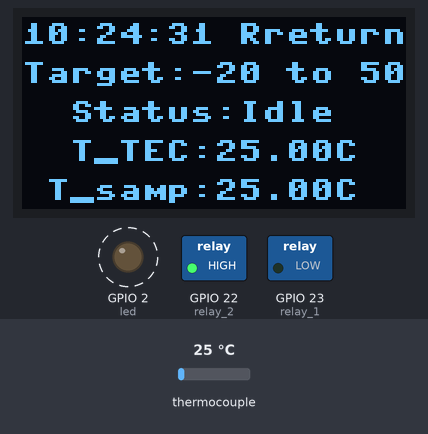
Recording of a program running on a simulated ESP32 board running MicroPython. On the bench: 128×64 one-colour display, switched loads named in the program (green lamp = pin HIGH), output pins drawn as LEDs (lit = HIGH). Dashed ring = blinking. The test bench sets the inputs (shaded band); at power-on: thermocouple 25 °C. The clock reads 2024-03-15 10:24:30 at power-on unless the program sets it; pins used as bus, display or sensor lines are not drawn; what the program prints to the serial console is not drawn.

Above: at 1.2 s.
1.3 s: thermocouple set to 48 °C
At 3.0 s:
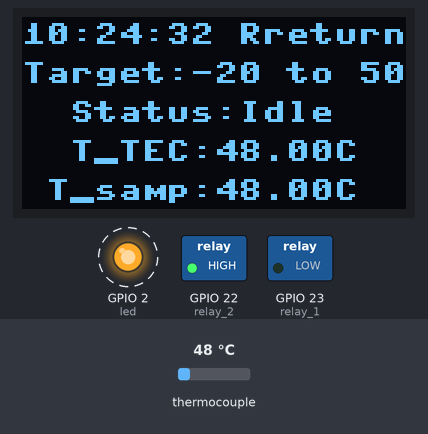
4.0 s: thermocouple set to 54 °C
At 6.0 s:
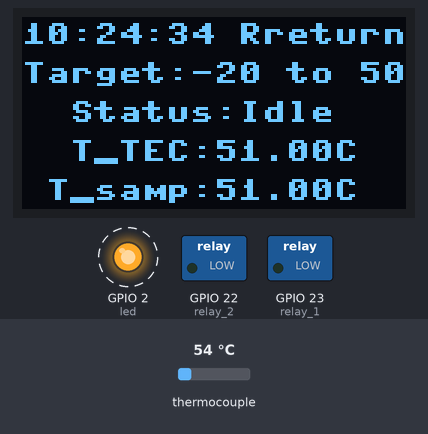
7.0 s: thermocouple set to 6 °C
At 8.6 s:
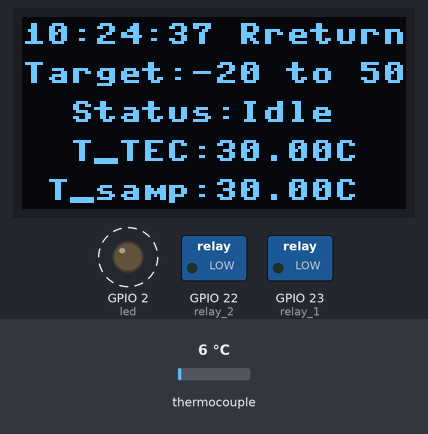
Timing chart, 0 to 15.7 s (numbered marks = the images above; inputs shaded):
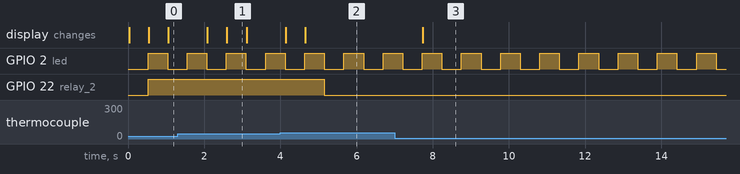

The program:

R_return_line-v1.0.1.py
```python
from machine import Pin, SoftSPI
from max31855 import MAX31855
from ssd1306 import SSD1306_SPI
import time, ntptime

#############################
#############################
###### Key Parameters #######
#############################
Tmax = [50,55,60]
Tmin = [-20,-15,-10]
Tamb = 26 #当前环境温度/水冷温度
Systemstate = 0 # 0 空置 ，1冷却，2加热
holding_time = 0 # 稳定时间
Loopnow = 1 #目标轮次

def time_init():
    ntptime.NTP_DELTA = 3155644800
    ntptime.host = 'ntp1.aliyun.com'
    ntptime.settime()

def peripheral_init():
    ##########################
    ##### Pin of LED #########
    ##########################
    led = Pin(2, mode=Pin.OUT, value=0) # Defining Work Status Lights
    ##########################
    #### SPI of MAX31855 #####
    ##########################
    #U2 TC1
    spi_max31855_tec = SoftSPI(baudrate=800000, polarity=1, sck=Pin(13), miso=Pin(12), mosi=Pin(14)) # Create SoftSPI at frequency of 800kHz
    cs_max31855_tec = Pin(33, mode=Pin.OUT, value=1) # Create chip-select on pin 33, when cs(0),chip works.
    #U3 TC2
    spi_max31855_samp = SoftSPI(baudrate=800000, polarity=1, sck=Pin(13), miso=Pin(12), mosi=Pin(14)) # Create SoftSPI at frequency of 800kHz
    cs_max31855_samp = Pin(25, mode=Pin.OUT, value=1) # Create chip-select on pin 33, when cs(0),chip works.
    ##########################
    ##### SPI of OLED ########
    ##########################
    spi_oled = SoftSPI(baudrate=800000, polarity=1, sck=Pin(13), miso=Pin(12), mosi=Pin(14))
    cs_oled = Pin(32, mode=Pin.OUT)
    dc_oled = Pin(27, mode=Pin.OUT)
    res_oled = Pin(26, mode=Pin.OUT)
    return led, spi_max31855_tec, cs_max31855_tec, spi_max31855_samp, cs_max31855_samp, spi_oled, cs_oled, dc_oled, res_oled

def relay_init():
    relay_1 = Pin(23, mode=Pin.OUT, value=0)   #TEC
    relay_2 = Pin(22, mode=Pin.OUT, value=0)   #Heater
    relay_3 = Pin(21, mode=Pin.OUT, value=0)   #D610
    relay_4 = Pin(19, mode=Pin.OUT, value=0)   #T630C
    return relay_1, relay_2, relay_3, relay_4

def relay_state(relay):
    state=relay()
    if state == 1:
        return "On"
    else:
        return "Off"

def get_time():
    mytime = time.localtime()
    #mytime = "%d-%d-%d %d:%d:%d"%(mytime[0],mytime[1],mytime[2],mytime[3]+8,mytime[4],mytime[5])
    mytime = "%d-%d-%d %02d:%02d:%02d"%(mytime[0],mytime[1],mytime[2],mytime[3]+8,mytime[4],mytime[5])
    return mytime

def sensor_init(spi_tec, cs_tec, spi_samp, cs_samp):
    tc_tec = MAX31855(spi_tec, cs_tec)
    tc_samp = MAX31855(spi_samp, cs_samp)
    return tc_tec, tc_samp

def temprature_init():
    temperature_history_tec=[0, 0, 0, 0]
    temperature_history_tec[0] = tc_tec.read()
    temperature_history_tec[1] = tc_tec.read()
    temperature_history_tec[2] = tc_tec.read()
    temperature_history_tec[3] = tc_tec.read()
    temperature_history_samp=[0, 0, 0, 0]
    temperature_history_samp[0] = tc_tec.read()
    temperature_history_samp[1] = tc_tec.read()
    temperature_history_samp[2] = tc_tec.read()
    temperature_history_samp[3] = tc_tec.read()
    return temperature_history_tec, temperature_history_samp

def mean_filtering_max31855(temperature_history,tc):
    temperature_history[0:3] = temperature_history[1:4]
    temperature_history[3] = tc.read()
    temperature_now = (sum(temperature_history)-max(temperature_history)-min(temperature_history))/2
    return temperature_history, temperature_now

def holding_control(Ttarget):
    if temperature_now_samp < Ttarget:
        if temperature_now_samp > (Tamb-5): #环境无法提供大幅升温
            relay_1.off() # TEC
            relay_2.on() # Heater
            Systemstate = 2 # Heating
        else:
            relay_1.off()
            relay_2.off()
            Systemstate = 0 #Idle
    else:
        if temperature_now_samp < (Tamb+15): #环境无法提供大幅降温
            relay_1.on() #TEC
            relay_2.off() #Heater
            Systemstate = 1 # Cooling
        else: #室温温差足够大
            relay_1.off() #TEC
            relay_2.off() #Heater
            Systemstate = 0 #Idle
    return Systemstate

def pc_print():
    print(get_time(), " TEC温度：", temperature_now_tec, "℃", " Samp温度：", temperature_now_samp, "℃",
          " TEC:", relay_state(relay_1), " Heater:", relay_state(relay_2))

def oled_print():
    oled.fill(0)
    nowtime=time.localtime()
    oled.text("%02d:%02d:%02d"%(nowtime[3],nowtime[4],nowtime[5]),0,2,1)
    oled.text("Rreturn",72,2,1) #Mode
    oled.text("Target:%d to %d"%(Tmin[Loopnow-1],Tmax[Loopnow-1]),0,15,1)
    oled.text("  T_TEC:%.2fC"%temperature_now_tec,0,41,1) #TEC温度
    oled.text(" T_samp:%.2fC"%temperature_now_samp,0,54,1) #Samp温度
    #Status print
    if Systemstate == 0:
        oled.text("  Status:Idle",0,28,1)
    elif Systemstate == 1:
        oled.text(" Status:Cooling",0,28,1)
    else:
        oled.text(" Status:Heating",0,28,1)
    oled.show()


##########################
##### Main Program #######
##########################

'''
#network and time
import network
wlan = network.WLAN(network.STA_IF)
wlan.active(True)
wlan.connect('D241', 'dd241241')
ntptime.NTP_DELTA = 3155644800
ntptime.host = 'ntp1.aliyun.com'
ntptime.settime()
'''

#time_init()
led, spi_tec, cs_tec, spi_samp, cs_samp, spi_oled, cs_oled, dc_oled, res_oled = peripheral_init()
#relay_1, relay_2, relay_3, relay_4, relay_5, relay_6, relay_7, relay_8 = relay_init()
relay_1, relay_2, relay_3, relay_4 = relay_init()
tc_tec, tc_samp = sensor_init(spi_tec,cs_tec,spi_samp,cs_samp)
oled = SSD1306_SPI(128,64,spi_oled,dc_oled,res_oled,cs_oled)
oled.poweron()

temperature_history_tec, temperature_history_samp = temprature_init()

###################
## Control Part ###
###################
while(1):
    if Loopnow <= len(Tmax):
        for Ttarget in range(Tmax[Loopnow],Tmin[Loopnow]-1,-1):
            while(holding_time<=3):
                time.sleep_ms(500)
                led(not led())
                temperature_history_tec, temperature_now_tec = mean_filtering_max31855(temperature_history_tec,tc_tec)
                temperature_history_samp, temperature_now_samp = mean_filtering_max31855(temperature_history_samp,tc_samp)
                #command
                holding_control(Ttarget)
                pc_print()
                oled_print()
                if abs(temperature_now_samp-Ttarget):
                    holding_time = holding_time + 0.5
                if holding_time ==3:
                    relay_3.on() # take a photo
                    relay_3.off()
                    relay_4.on()
                    relay_4.off()
                    holding_time = 0
                    break
        Loopnow = Loopnow + 1

##### End #########

        
```

Measured:
- the behaviour switches between 53 and 54 °C on thermocouple (found by bisection; images 1 and 2)
- after the input at 4.0 s, GPIO 22 (relay_2): HIGH → LOW after 1.2 s
- after the input at 7.0 s, the display: changes after 0.74 s (image 3)
- by itself, GPIO 2 (led): alternates HIGH for 0.51 s and LOW for 0.51 s
